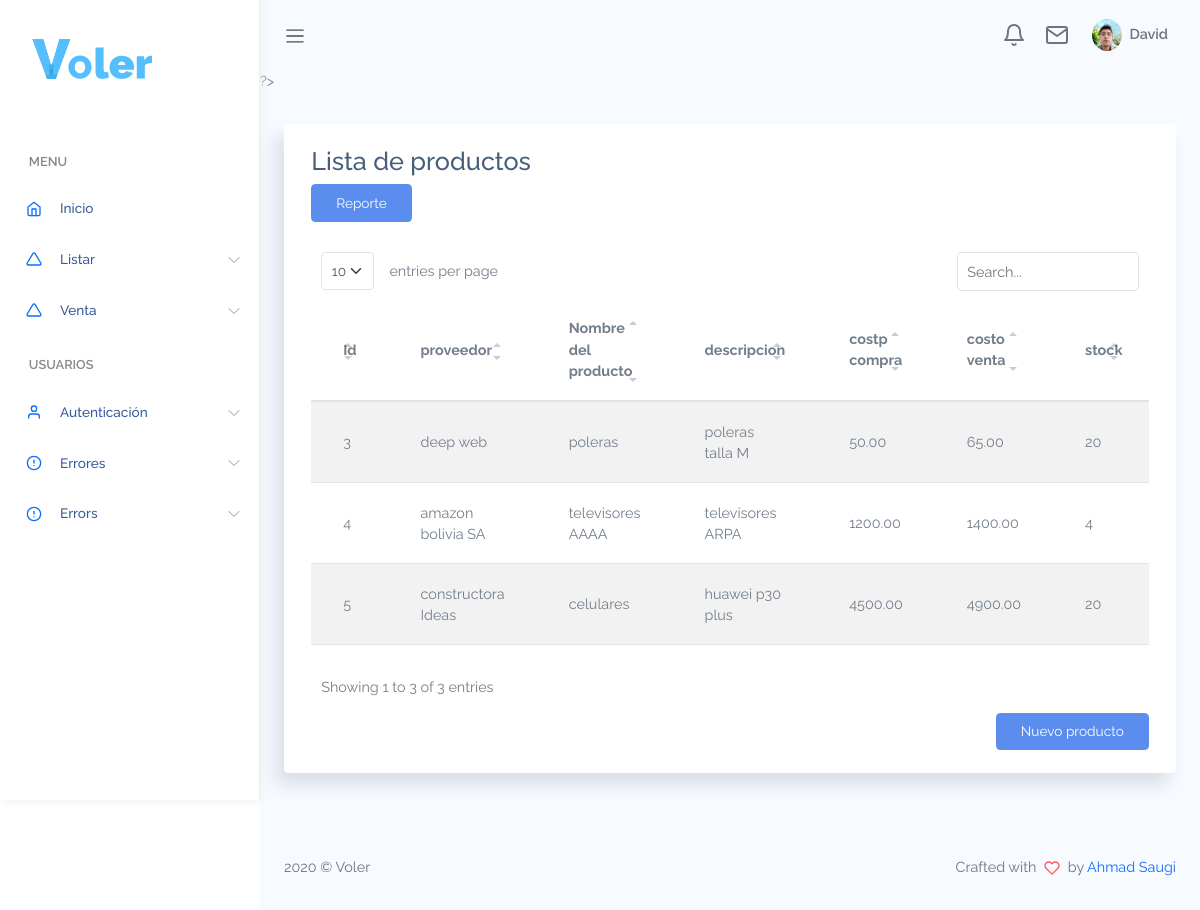
/listar/lista_producto.php (signed in), run on an earlier commit of the app's database.
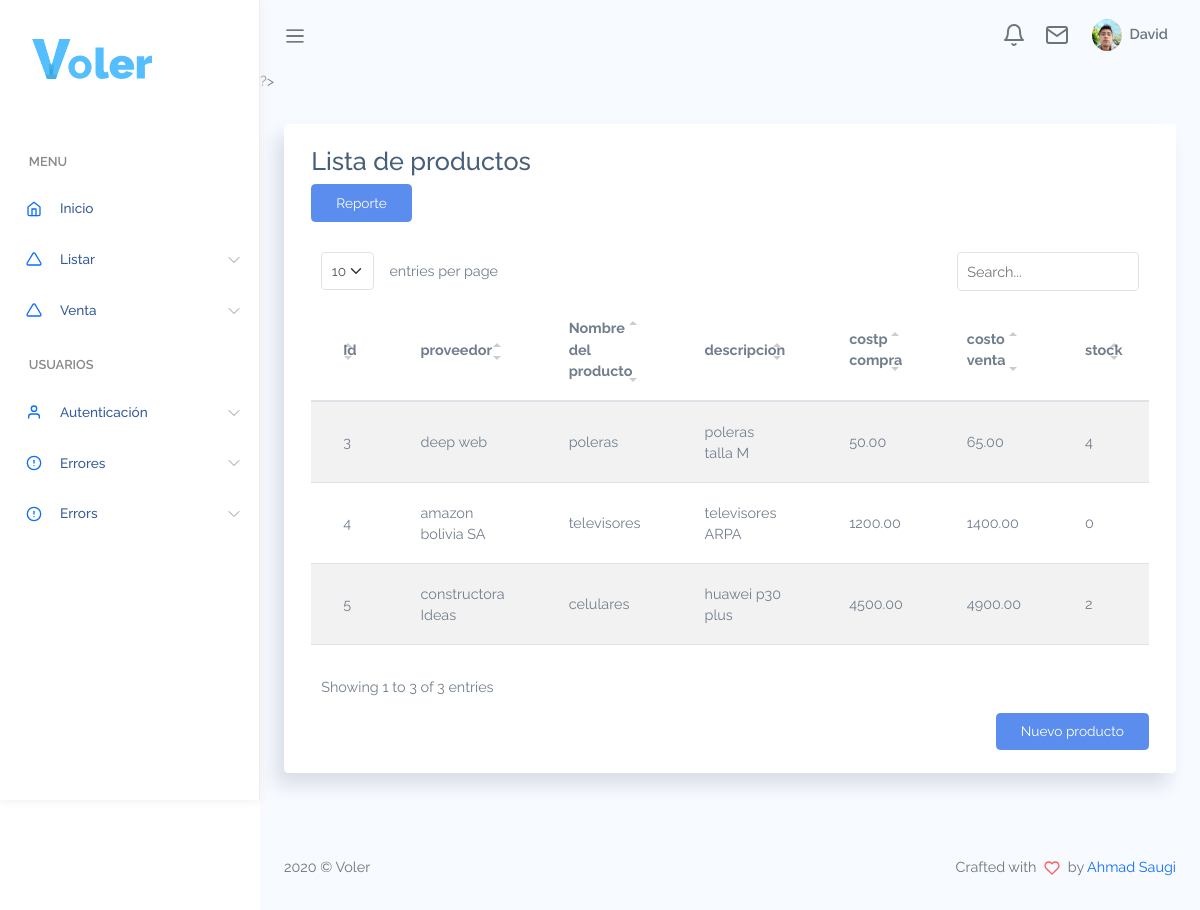
And on a later commit of the database.
### tables this page shows
CREATE TABLE `producto` (
  `id_producto` int unsigned NOT NULL AUTO_INCREMENT,
  `id_proveedor` int unsigned NOT NULL,
  `nombreproducto` varchar(70) DEFAULT NULL,
  `descripcion` varchar(100) DEFAULT NULL,
  `costocompra` decimal(12,2) DEFAULT NULL,
  `costoventa` decimal(12,2) DEFAULT NULL,
  `stock` int unsigned DEFAULT NULL,
  `fecha` date DEFAULT NULL,
  `estado` char(2) NOT NULL DEFAULT '1',
  PRIMARY KEY (`id_producto`),
  KEY `fk_producto_proveedor_idx` (`id_proveedor`),
  CONSTRAINT `fk_producto_proveedor` FOREIGN KEY (`id_proveedor`) REFERENCES `proveedor` (`id_proveedor`) ON DELETE CASCADE ON UPDATE CASCADE
);

CREATE TABLE `proveedor` (
  `id_proveedor` int unsigned NOT NULL AUTO_INCREMENT,
  `empresa` varchar(50) DEFAULT NULL,
  `contacto` varchar(50) DEFAULT NULL,
  `mail` varchar(50) DEFAULT NULL,
  `telefono` varchar(20) DEFAULT NULL,
  `direccion` varchar(60) DEFAULT NULL,
  `estado` char(2) NOT NULL DEFAULT '1',
  `logo` varchar(50) DEFAULT NULL,
  PRIMARY KEY (`id_proveedor`)
);

### listar/lista_producto.php (the view, shortened to what this page needs)
<?php
include('../bd/coneccion.php');
if($_SESSION['nivel']==1){
    include('../cuerpo/encabezado.php');
}else{
    if($_SESSION['nivel']==2){
        include('../cuerpo/encabezado2.php');
    }
}
?>
?>
<div class="main-content container-fluid">
    <section class="section">
        <div class="card">
            <div class="card-header">
                <h3>Lista de productos</h3>
                <a href="../reportes/reporte_producto.php" class="btn btn-primary">Reporte</a>
            </div>
            <div class="card-body">
                <table class='table table-striped' id="table1">
                    <thead>
                        <tr>
                            <th>Id</th><th>proveedor</th><th>Nombre del producto</th><th>descripcion</th><th>costp compra</th>
                            <th>costo venta</th><th>stock</th><th>fecha</th><th>estado</th><th>acciones</th>
                        </tr>
                    </thead>
                    <tbody>
                        <?php
                        $consulta = "SELECT * FROM producto WHERE estado=1";
                        $resultado = mysqli_query($conexion,$consulta);
                        while($dato = mysqli_fetch_array($resultado)){
                            $id=$dato['id_producto'];
                            $id_proveedor=$dato['id_proveedor'];
                            $nombre=$dato['nombreproducto'];
                            $descripcion=$dato['descripcion'];
                            $costocompra=$dato['costocompra'];
                            $costoventa=$dato['costoventa'];
                            $stock=$dato['stock'];
                            $fecha=$dato['fecha'];
                            if($dato['estado']==1){
                                $estado='Activo';
                            }else{
                                $estado='Inactivo';
                            }
                            $result=mysqli_fetch_array(mysqli_query($conexion,"SELECT * FROM proveedor WHERE id_proveedor=$id_proveedor"));
                            ?>
                            <tr>
                                <td><?=$id?></td><td><?=$result['empresa']?></td><td><?=$nombre?></td><td><?=$descripcion?></td>
                                <td><?=$costocompra?></td><td><?=$costoventa?></td><td><?=$stock?></td><td><?=$fecha?></td><td><?=$estado?></td>
                            </tr>
                            <?php
                        }
                        ?>
                    </tbody>
                </table>
                <div class="col-12 d-flex justify-content-end">
                    <a href="../registrar/registro_producto.php" class="btn btn-primary">Nuevo producto</a>
                </div>
            </div>
        </div>
    </section>
</div>
<?php include('../cuerpo/pie.php');?>

What changed in the data, as far as the page shows it:
changed producto "poleras": stock "20" → "4"
changed producto "televisores ARPA": nombreproducto "televisores AAAA" → "televisores"; stock "4" → "0"
changed producto "celulares": stock "20" → "2"
